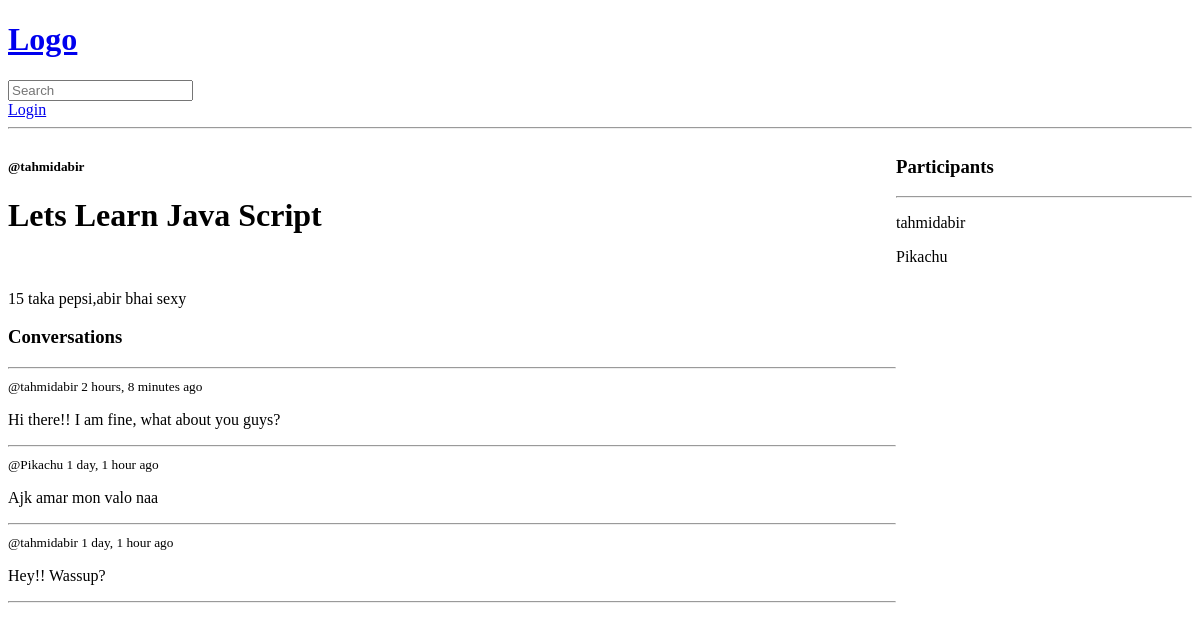
The page /room/1/ on the database as committed earlier.
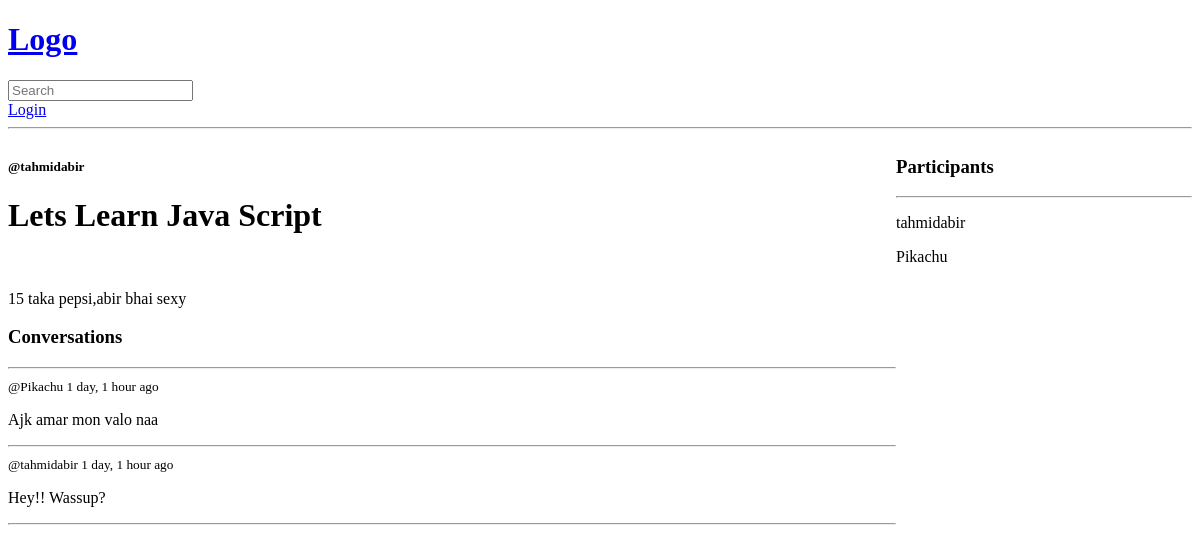
The same page on the database as committed later.
### base/models.py (models this page shows, shortened)
class Message(models.Model):
    user = models.ForeignKey(User, on_delete=models.CASCADE)
    room = models.ForeignKey(Room, on_delete=models.CASCADE)
    body = models.TextField()
    updated = models.DateTimeField(auto_now=True)
    created = models.DateTimeField(auto_now_add=True)
    class Meta:
        ordering = ['-updated','-created']

### base/views.py (the view, shortened to what this page needs)
# urls.py: path('room/<str:pk>/', views.room, name='room'),
def room(request,pk):
    room=Room.objects.get(id=pk)
    room_messages = room.message_set.all()
    participants = room.participants.all()
    context={'room':room,'room_messages': room_messages, 'participants' : participants}
    return render(request, 'base/room.html',context)

### base/templates/base/room.html (shortened to what this page needs)
{% extends 'main.html'%}
{% block content %}
<div class="room-container">
    <div>
<h5>@{{room.host}}</h5>
<h1>{{room.name}}</h1><br>
<p>{{room.description}}</p>
<div class="comment-wrapper">
    <h3>Conversations</h3>
    <hr>
    {% for message in room_messages %}
    <div>
        <small>@{{message.user}}  {{message.created |timesince}} ago</small>
        <p>{{message.body}}</p>
        <hr>
    </div>
    {%endfor%}
</div>
     </div>
    <div>
        <h3>Participants</h3>
        <hr>
        {% for user in participants%}
        <p>{{user.username}}</p>
        {%endfor%}
    </div>
</div>
{% endblock %}

Rows that differ between the two databases and show on the page:
removed Message: user "tahmidabir", created "2 hours, 8 minutes", body "Hi there!! I am fine, what about you guys?"
